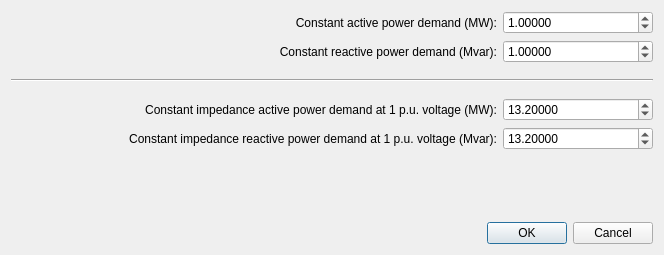
<?xml version="1.0" encoding="UTF-8"?>
<ui version="4.0">
 <class>Dialog</class>
 <widget class="QDialog" name="Dialog">
  <property name="geometry">
   <rect>
    <x>0</x>
    <y>0</y>
    <width>664</width>
    <height>255</height>
   </rect>
  </property>
  <property name="minimumSize">
   <size>
    <width>664</width>
    <height>255</height>
   </size>
  </property>
  <property name="maximumSize">
   <size>
    <width>664</width>
    <height>255</height>
   </size>
  </property>
  <property name="windowTitle">
   <string>Dialog</string>
  </property>
  <layout class="QVBoxLayout" name="verticalLayout">
   <item>
    <layout class="QHBoxLayout" name="horizontalLayout_5">
     <item>
      <spacer name="horizontalSpacer_5">
       <property name="orientation">
        <enum>Qt::Horizontal</enum>
       </property>
       <property name="sizeHint" stdset="0">
        <size>
         <width>40</width>
         <height>20</height>
        </size>
       </property>
      </spacer>
     </item>
     <item>
      <widget class="QLabel" name="label_5">
       <property name="text">
        <string>Constant active power demand (MW):</string>
       </property>
       <property name="alignment">
        <set>Qt::AlignRight|Qt::AlignTrailing|Qt::AlignVCenter</set>
       </property>
      </widget>
     </item>
     <item>
      <widget class="QDoubleSpinBox" name="ps_mw">
       <property name="minimumSize">
        <size>
         <width>150</width>
         <height>0</height>
        </size>
       </property>
       <property name="decimals">
        <number>5</number>
       </property>
       <property name="minimum">
        <double>0.000000000000000</double>
       </property>
       <property name="maximum">
        <double>5000.000000000000000</double>
       </property>
       <property name="singleStep">
        <double>1.000000000000000</double>
       </property>
       <property name="value">
        <double>1.000000000000000</double>
       </property>
      </widget>
     </item>
    </layout>
   </item>
   <item>
    <layout class="QHBoxLayout" name="horizontalLayout_4">
     <item>
      <spacer name="horizontalSpacer_2">
       <property name="orientation">
        <enum>Qt::Horizontal</enum>
       </property>
       <property name="sizeHint" stdset="0">
        <size>
         <width>40</width>
         <height>20</height>
        </size>
       </property>
      </spacer>
     </item>
     <item>
      <widget class="QLabel" name="label_4">
       <property name="text">
        <string>Constant reactive power demand (Mvar):</string>
       </property>
       <property name="alignment">
        <set>Qt::AlignRight|Qt::AlignTrailing|Qt::AlignVCenter</set>
       </property>
      </widget>
     </item>
     <item>
      <widget class="QDoubleSpinBox" name="qs_mvar">
       <property name="minimumSize">
        <size>
         <width>150</width>
         <height>0</height>
        </size>
       </property>
       <property name="decimals">
        <number>5</number>
       </property>
       <property name="minimum">
        <double>-5000.000000000000000</double>
       </property>
       <property name="maximum">
        <double>5000.000000000000000</double>
       </property>
       <property name="singleStep">
        <double>1.000000000000000</double>
       </property>
       <property name="value">
        <double>1.000000000000000</double>
       </property>
      </widget>
     </item>
    </layout>
   </item>
   <item>
    <spacer name="verticalSpacer_2">
     <property name="orientation">
      <enum>Qt::Vertical</enum>
     </property>
     <property name="sizeType">
      <enum>QSizePolicy::Fixed</enum>
     </property>
     <property name="sizeHint" stdset="0">
      <size>
       <width>20</width>
       <height>10</height>
      </size>
     </property>
    </spacer>
   </item>
   <item>
    <widget class="Line" name="line">
     <property name="orientation">
      <enum>Qt::Horizontal</enum>
     </property>
    </widget>
   </item>
   <item>
    <spacer name="verticalSpacer_3">
     <property name="orientation">
      <enum>Qt::Vertical</enum>
     </property>
     <property name="sizeType">
      <enum>QSizePolicy::Fixed</enum>
     </property>
     <property name="sizeHint" stdset="0">
      <size>
       <width>20</width>
       <height>10</height>
      </size>
     </property>
    </spacer>
   </item>
   <item>
    <layout class="QHBoxLayout" name="horizontalLayout_6">
     <item>
      <spacer name="horizontalSpacer_3">
       <property name="orientation">
        <enum>Qt::Horizontal</enum>
       </property>
       <property name="sizeHint" stdset="0">
        <size>
         <width>40</width>
         <height>20</height>
        </size>
       </property>
      </spacer>
     </item>
     <item>
      <widget class="QLabel" name="label_6">
       <property name="text">
        <string>Constant impedance active power demand at 1 p.u. voltage (MW):</string>
       </property>
       <property name="alignment">
        <set>Qt::AlignRight|Qt::AlignTrailing|Qt::AlignVCenter</set>
       </property>
      </widget>
     </item>
     <item>
      <widget class="QDoubleSpinBox" name="pz_mw">
       <property name="minimumSize">
        <size>
         <width>150</width>
         <height>0</height>
        </size>
       </property>
       <property name="decimals">
        <number>5</number>
       </property>
       <property name="minimum">
        <double>0.000000000000000</double>
       </property>
       <property name="maximum">
        <double>5000.000000000000000</double>
       </property>
       <property name="singleStep">
        <double>1.000000000000000</double>
       </property>
       <property name="value">
        <double>13.199999999999999</double>
       </property>
      </widget>
     </item>
    </layout>
   </item>
   <item>
    <layout class="QHBoxLayout" name="horizontalLayout">
     <item>
      <spacer name="horizontalSpacer">
       <property name="orientation">
        <enum>Qt::Horizontal</enum>
       </property>
       <property name="sizeHint" stdset="0">
        <size>
         <width>40</width>
         <height>20</height>
        </size>
       </property>
      </spacer>
     </item>
     <item>
      <widget class="QLabel" name="label">
       <property name="text">
        <string>Constant impedance reactive power demand at 1 p.u. voltage (Mvar):</string>
       </property>
       <property name="alignment">
        <set>Qt::AlignRight|Qt::AlignTrailing|Qt::AlignVCenter</set>
       </property>
      </widget>
     </item>
     <item>
      <widget class="QDoubleSpinBox" name="qz_mvar">
       <property name="minimumSize">
        <size>
         <width>150</width>
         <height>0</height>
        </size>
       </property>
       <property name="decimals">
        <number>5</number>
       </property>
       <property name="minimum">
        <double>-5000.000000000000000</double>
       </property>
       <property name="maximum">
        <double>5000.000000000000000</double>
       </property>
       <property name="singleStep">
        <double>1.000000000000000</double>
       </property>
       <property name="value">
        <double>13.199999999999999</double>
       </property>
      </widget>
     </item>
    </layout>
   </item>
   <item>
    <spacer name="verticalSpacer">
     <property name="orientation">
      <enum>Qt::Vertical</enum>
     </property>
     <property name="sizeHint" stdset="0">
      <size>
       <width>20</width>
       <height>40</height>
      </size>
     </property>
    </spacer>
   </item>
   <item>
    <widget class="QDialogButtonBox" name="buttonBox">
     <property name="orientation">
      <enum>Qt::Horizontal</enum>
     </property>
     <property name="standardButtons">
      <set>QDialogButtonBox::Cancel|QDialogButtonBox::Ok</set>
     </property>
    </widget>
   </item>
  </layout>
 </widget>
 <resources/>
 <connections>
  <connection>
   <sender>buttonBox</sender>
   <signal>accepted()</signal>
   <receiver>Dialog</receiver>
   <slot>accept()</slot>
   <hints>
    <hint type="sourcelabel">
     <x>260</x>
     <y>468</y>
    </hint>
    <hint type="destinationlabel">
     <x>157</x>
     <y>274</y>
    </hint>
   </hints>
  </connection>
  <connection>
   <sender>buttonBox</sender>
   <signal>rejected()</signal>
   <receiver>Dialog</receiver>
   <slot>reject()</slot>
   <hints>
    <hint type="sourcelabel">
     <x>328</x>
     <y>468</y>
    </hint>
    <hint type="destinationlabel">
     <x>286</x>
     <y>274</y>
    </hint>
   </hints>
  </connection>
 </connections>
</ui>
